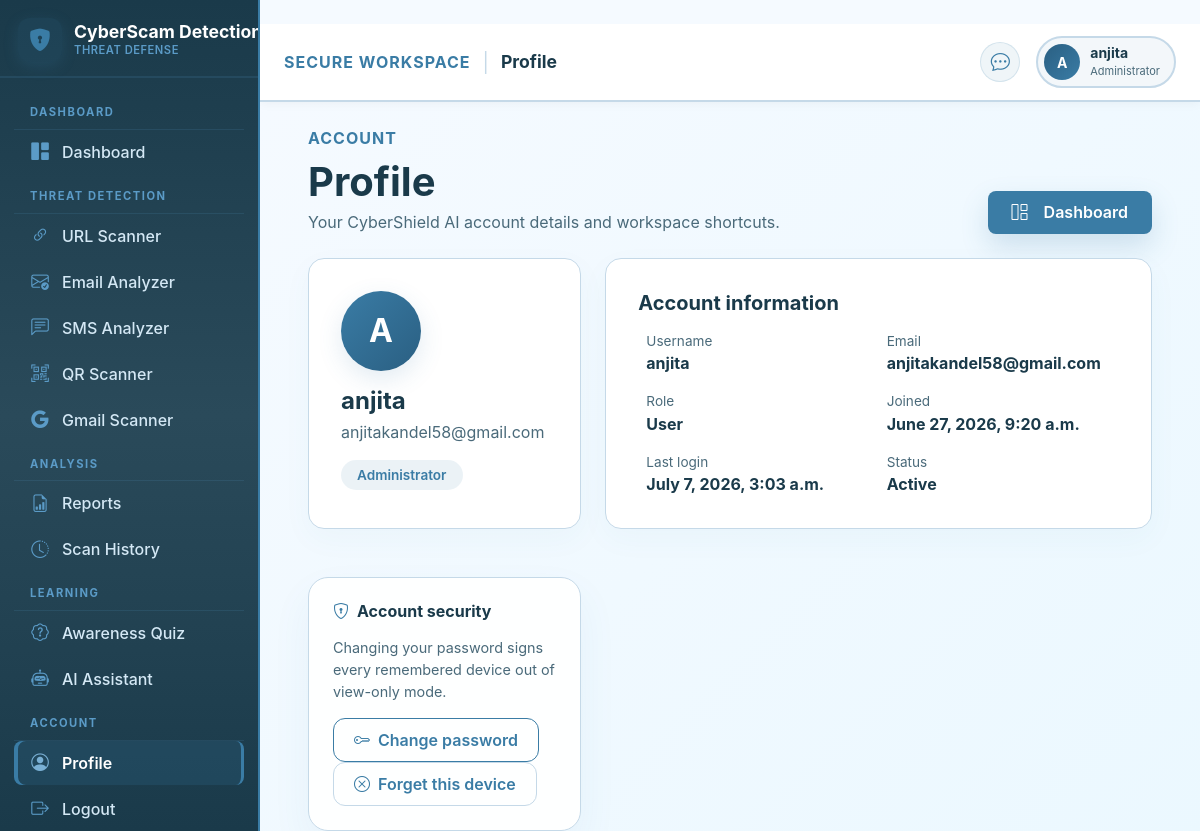
Screenshot of /accounts/profile/ (signed in) with the database file from the repository.
### users/models.py (models this page shows, shortened)
class CustomUser(AbstractUser):
    class Role(models.TextChoices):
        ADMIN = "admin", "Administrator"
        USER = "user", "User"
    role = models.CharField(
        max_length=20,
        choices=Role.choices,
        default=Role.USER,
    )
    @property
    def is_admin_role(self):
        return (
            self.role == self.Role.ADMIN
            or self.is_staff
            or self.is_superuser
        )

### users/profile_views.py (the view)
# urls.py: path('accounts/profile/', account_profile, name='account_profile'),
@view_mode_allowed
def account_profile(request):
    user = get_display_user(request)
    return render(
        request,
        'users/profile.html',
        {
            'profile_user': user,
            'dashboard_url': reverse('dashboard:admin_dashboard') if user.is_admin_role else reverse('dashboard:user_dashboard'),
        },
    )

### templates/users/profile.html (shortened to what this page needs)
﻿{% extends 'dashboard/layout.html' %}
{% block page_heading %}Profile{% endblock %}
{% block content %}
<div class="content-container">
    <section class="dashboard-header">
        <div>
            <span class="section-kicker" style="color: #3A7CA5;">Account</span>
            <h1 class="fw-bold mt-2 mb-1" style="color: #1A3A4A;">Profile</h1>
            <p class="text-muted-soft mb-0" style="color: #4A6A7A;">Your CyberShield AI account details and workspace shortcuts.</p>
        </div>
        <a class="btn btn-cyber" href="{{ dashboard_url }}" style="background: #3A7CA5; border: none; color: white; padding: 0.6rem 1.5rem; border-radius: 8px; font-weight: 600; text-decoration: none; display: inline-flex; align-items: center; gap: 0.5rem; transition: all 0.3s ease;">
            <i class="bi bi-grid-1x2 me-2"></i>Dashboard
        </a>
    </section>
    <section class="profile-grid">
        <article class="profile-card" style="background: #FFFFFF; border: 1px solid #C5D9E8; border-radius: 16px; padding: 2rem; box-shadow: 0 10px 30px rgba(58, 124, 165, 0.04); transition: all 0.3s ease;">
            <div class="profile-avatar-lg mb-3" style="width: 80px; height: 80px; background: linear-gradient(135deg, #3A7CA5, #2A5F82); border-radius: 50%; display: inline-flex; align-items: center; justify-content: center; font-size: 2rem; color: white; font-weight: 700; box-shadow: 0 8px 25px rgba(58, 124, 165, 0.15);">{{ profile_user.username|default:'U'|first|upper }}</div>
            <h2 class="h4 fw-bold mb-1" style="color: #1A3A4A;">{{ profile_user.get_full_name|default:profile_user.username }}</h2>
            <p class="text-muted-soft mb-3" style="color: #4A6A7A;">{{ profile_user.email|default:'No email added' }}</p>
            <span class="risk-badge status-low" style="background: rgba(58, 124, 165, 0.1); color: #3A7CA5; padding: 0.3rem 1rem; border-radius: 20px; font-size: 0.85rem; font-weight: 600; display: inline-block;">{% if profile_user.is_admin_role %}Administrator{% else %}User Account{% endif %}</span>
        </article>
        <article class="profile-card" style="background: #FFFFFF; border: 1px solid #C5D9E8; border-radius: 16px; padding: 2rem; box-shadow: 0 10px 30px rgba(58, 124, 165, 0.04); transition: all 0.3s ease;">
            <h2 class="h5 fw-bold mb-3" style="color: #1A3A4A;">Account information</h2>
            <div class="row g-3">
                <div class="col-md-6">
                    <span class="text-muted-soft d-block" style="color: #4A6A7A; font-size: 0.85rem;">Username</span>
                    <strong style="color: #1A3A4A;">{{ profile_user.username }}</strong>
                </div>
                <div class="col-md-6">
                    <span class="text-muted-soft d-block" style="color: #4A6A7A; font-size: 0.85rem;">Email</span>
                    <strong style="color: #1A3A4A;">{{ profile_user.email|default:'Not provided' }}</strong>
                </div>
                <div class="col-md-6">
                    <span class="text-muted-soft d-block" style="color: #4A6A7A; font-size: 0.85rem;">Role</span>
                    <strong style="color: #1A3A4A;">{{ profile_user.get_role_display }}</strong>
                </div>
                <div class="col-md-6">
                    <span class="text-muted-soft d-block" style="color: #4A6A7A; font-size: 0.85rem;">Joined</span>
                    <strong style="color: #1A3A4A;">{{ profile_user.date_joined }}</strong>
                </div>
                <div class="col-md-6">
                    <span class="text-muted-soft d-block" style="color: #4A6A7A; font-size: 0.85rem;">Last login</span>
                    <strong style="color: #1A3A4A;">{{ profile_user.last_login|default:'Not recorded' }}</strong>
                </div>
                <div class="col-md-6">
                    <span class="text-muted-soft d-block" style="color: #4A6A7A; font-size: 0.85rem;">Status</span>
                    <strong style="color: #1A3A4A;">{% if profile_user.is_active %}Active{% else %}Inactive{% endif %}</strong>
                </div>
            </div>
        </article>
        <article class="profile-card" style="background: rgba(255, 255, 255, 0.95); border: 1px solid #C5D9E8; border-radius: 20px; padding: 1.5rem; margin-top: 1.5rem;">
            <h3 class="h6 fw-bold mb-3" style="color: #1A3A4A;">
                <i class="bi bi-shield-lock me-2" style="color: #3A7CA5;"></i>Account security
            </h3>
            {% if is_view_mode %}
                <p class="mb-3" style="color: #4A6A7A; font-size: 0.9rem;">
                    Security settings are locked in view-only mode.
                </p>
                <a class="btn btn-cyber" href="{% url 'users:login' %}"
                   style="background: linear-gradient(135deg, #3A7CA5, #2A5F82); color: white; border: none; border-radius: 12px; padding: 10px 20px; font-weight: 700; text-decoration: none; display: inline-flex; align-items: center;">
                    <i class="bi bi-box-arrow-in-right me-2"></i>Log in to manage security
                </a>
            {% else %}
                <p class="mb-3" style="color: #4A6A7A; font-size: 0.9rem;">
                    Changing your password signs every remembered device out of view-only mode.
                </p>
                <a class="btn btn-outline-cyber" href="{% url 'users:password_reset' %}"
                   style="border: 1px solid #3A7CA5; color: #3A7CA5; border-radius: 12px; padding: 9px 20px; font-weight: 600; text-decoration: none; display: inline-flex; align-items: center; background: transparent;">
                    <i class="bi bi-key me-2"></i>Change password
                </a>
                <form method="post" action="{% url 'users:forget_device' %}" class="d-inline">
                    <button type="submit" class="btn btn-outline-cyber"
                            style="border: 1px solid #C5D9E8; color: #4A6A7A; border-radius: 12px; padding: 9px 20px; font-weight: 600; background: transparent;">
                        <i class="bi bi-x-circle me-2"></i>Forget this device
                    </button>
                </form>
            {% endif %}
        </article>
    </section>
</div>
{% endblock %}

### templates/dashboard/layout.html (shortened to what this page needs)
﻿{% load static %}
<!doctype html>
<html lang="en">
<head>
    <link href="https://cdn.jsdelivr.net/npm/bootstrap@5.3.3/dist/css/bootstrap.min.css" rel="stylesheet">
    <link href="https://cdn.jsdelivr.net/npm/bootstrap-icons@1.11.3/font/bootstrap-icons.css" rel="stylesheet">
    <link href="{% static 'css/app.css' %}" rel="stylesheet">
    <link href="{% static 'css/dashboard.css' %}" rel="stylesheet">
</head>
<body class="dashboard-body">
    <div class="logged-in-shell">
        <aside class="dashboard-sidebar" id="dashboardSidebar" aria-label="CyberShield AI navigation" style="background: linear-gradient(180deg, #1A3A4A 0%, #2A4A5A 50%, #1A3A4A 100%); border-right: 2px solid #3A7CA5; position: fixed; top: 0; left: 0; bottom: 0; width: 260px; overflow-y: auto; z-index: 1040; height: 100vh;">
            <div class="sidebar-brand" style="border-bottom: 2px solid rgba(91, 155, 199, 0.15);">
                <a href="/dashboard/" class="brand-link" aria-label="CyberShield AI dashboard" style="display: flex; align-items: center; gap: 12px; text-decoration: none; white-space: nowrap;">
                    <span class="brand-mark" style="background: linear-gradient(135deg, #2A5F82, #3A7CA5); width: 44px; height: 44px; border-radius: 12px; display: flex; align-items: center; justify-content: center; box-shadow: 0 4px 15px rgba(58, 124, 165, 0.2); flex-shrink: 0;">
                        <i class="bi bi-shield-lock-fill" style="color: #ffffff; font-size: 1.4rem;"></i>
                    </span>
                    <span style="display: flex; flex-direction: column; line-height: 1.2;">
                        <strong style="color: #ffffff; font-size: 1.1rem; font-weight: 700; display: block; white-space: nowrap;">CyberScam Detection</strong>
                        <small style="color: #5B9BC7; font-size: 0.7rem; text-transform: uppercase; letter-spacing: 0.5px; font-weight: 600;">Threat Defense</small>
                    </span>
                </a>
            </div>
            <div class="sidebar-panel collapse show" id="dashboardSidebarPanel">
                <nav class="sidebar-nav">
                    <p class="sidebar-heading" style="color: #5B9BC7; border-bottom-color: rgba(91, 155, 199, 0.15);">Dashboard</p>
                    <a class="sidebar-link {% if request.path == '/dashboard/' or request.path == '/dashboard/user/' %}active{% endif %}" href="/dashboard/">
                        <i class="bi bi-grid-1x2-fill"></i><span>Dashboard</span>
                    </a>
                    <p class="sidebar-heading" style="color: #5B9BC7; border-bottom-color: rgba(91, 155, 199, 0.15);">Threat Detection</p>
                    <a class="sidebar-link  " href="{% url 'scanner:url_scan' %}">
                        <i class="bi bi-link-45deg"></i><span>URL Scanner</span>{% if is_view_mode %}<i class="bi bi-lock-fill"></i>{% endif %}
                    </a>
                    <a class="sidebar-link  " href="{% url 'scanner:email_scan' %}">
                        <i class="bi bi-envelope-check"></i><span>Email Analyzer</span>{% if is_view_mode %}<i class="bi bi-lock-fill"></i>{% endif %}
                    </a>
                    <a class="sidebar-link  " href="{% url 'scanner:sms_scan' %}">
                        <i class="bi bi-chat-left-text"></i><span>SMS Analyzer</span>{% if is_view_mode %}<i class="bi bi-lock-fill"></i>{% endif %}
                    </a>
                    <a class="sidebar-link  " href="{% url 'scanner:qr_upload' %}">
                        <i class="bi bi-qr-code-scan"></i><span>QR Scanner</span>{% if is_view_mode %}<i class="bi bi-lock-fill"></i>{% endif %}
                    </a>
                    <a class="sidebar-link  " href="{% url 'scanner:gmail_inbox' %}">
                        <i class="bi bi-google"></i><span>Gmail Scanner</span>{% if is_view_mode %}<i class="bi bi-lock-fill"></i>{% endif %}
                    </a>
                    <p class="sidebar-heading" style="color: #5B9BC7; border-bottom-color: rgba(91, 155, 199, 0.15);">Analysis</p>
                    <a class="sidebar-link {% if request.path == '/reports/' %}active{% endif %}" href="{% url 'reports:home' %}">
                        <i class="bi bi-file-earmark-bar-graph"></i><span>Reports</span>
                    </a>
                    <a class="sidebar-link {% if request.path == '/history/' %}active{% endif %}" href="{% url 'scan_history' %}">
                        <i class="bi bi-clock-history"></i><span>Scan History</span>
                    </a>
                    <p class="sidebar-heading" style="color: #5B9BC7; border-bottom-color: rgba(91, 155, 199, 0.15);">Learning</p>
                    <a class="sidebar-link {% if request.path == '/quiz/' or request.path == '/quiz/attempt/' or request.path|slice:':13' == '/quiz/result/' %}active{% endif %}" href="{% url 'quiz:home' %}">
                        <i class="bi bi-patch-question"></i><span>Awareness Quiz</span>
                    </a>
                    <a class="sidebar-link {% if request.path == '/chatbot/' %}active{% endif %}" href="{% url 'chatbot:home' %}">
                        <i class="bi bi-robot"></i><span>AI Assistant</span>
                    </a>
                    <p class="sidebar-heading" style="color: #5B9BC7; border-bottom-color: rgba(91, 155, 199, 0.15);">Account</p>
                    <a class="sidebar-link {% if request.path == '/accounts/profile/' %}active{% endif %}" href="{% url 'account_profile' %}">
                        <i class="bi bi-person-circle"></i><span>Profile</span>
                    </a>
                    {% if is_view_mode %}
                        <a class="sidebar-link" href="{% url 'users:login' %}">
                            <i class="bi bi-box-arrow-in-right"></i><span>Log in again</span>
                        </a>
                        <form method="post" action="{% url 'users:forget_device' %}">
                            {% csrf_token %}
                            <button class="sidebar-link logout-link" type="submit">
                                <i class="bi bi-x-circle"></i><span>Forget this device</span>
                            </button>
                        </form>
                    {% else %}
                        <button class="sidebar-link logout-link" type="button" id="showLogoutModal">
                            <i class="bi bi-box-arrow-right"></i><span>Logout</span>
                        </button>
                    {% endif %}
                </nav>
            </div>
        </aside>
        <div class="dashboard-main-wrap" style="margin-left: 260px;">
            <header class="dashboard-topbar" style="background: #FFFFFF; border-bottom: 2px solid #C5D9E8; position: sticky; top: 0; z-index: 1030; padding: 12px 24px; box-shadow: 0 2px 10px rgba(0,0,0,0.04);">
                <div class="topbar-title" style="display: flex; align-items: center; gap: 12px;">
                    <span class="section-kicker" style="color: #3A7CA5; font-size: 1rem; font-weight: 700; text-transform: uppercase; letter-spacing: 1px; margin: 0;">Secure Workspace</span>
                    <span style="color: #C5D9E8; font-size: 1.2rem;">|</span>
                    <strong style="color: #1A3A4A; font-size: 1.1rem;">{% block page_heading %}CyberScam Detection{% endblock %}</strong>
                </div>
                <div class="topbar-actions" style="display: flex; align-items: center; gap: 16px;">
                    <a class="topbar-icon" href="{% url 'chatbot:home' %}" aria-label="Open AI assistant" style="color: #3A7CA5; background: rgba(58, 124, 165, 0.08); border-radius: 50%; width: 40px; height: 40px; display: flex; align-items: center; justify-content: center; transition: all 0.3s ease; text-decoration: none;">
                        <i class="bi bi-chat-dots" style="font-size: 1.2rem;"></i>
                    </a>
                    <a class="user-chip" href="{% url 'account_profile' %}" style="background: rgba(58, 124, 165, 0.06); border: 2px solid #C5D9E8; padding: 6px 14px 6px 6px; border-radius: 50px; display: flex; align-items: center; gap: 10px; text-decoration: none; transition: all 0.3s ease;">
                        <span class="user-avatar" style="background: linear-gradient(135deg, #2A5F82, #3A7CA5); color: white; width: 36px; height: 36px; border-radius: 50%; display: flex; align-items: center; justify-content: center; font-weight: 700; font-size: 14px;">{{ display_user.username|default:'U'|first|upper }}</span>
                        <span class="user-meta">
                            <strong style="color: #1A3A4A; display: block; font-size: 14px;">{{ display_user.get_full_name|default:display_user.username }}</strong>
                            <small style="color: #4A6A7A; font-size: 11px;">{% if is_view_mode %}View-only{% elif request.user.is_admin_role %}Administrator{% else %}User Account{% endif %}</small>
                        </span>
                    </a>
                </div>
            </header>
            <main class="dashboard-content {% block main_class %}{% endblock %}" style="background: linear-gradient(135deg, #F5FAFF 0%, #EBF8FF 100%); padding: 24px; min-height: calc(100vh - 80px);">
                {% block content %}{% endblock %}
            </main>
        </div>
    </div>
</body>
</html>

### rows the page displays
CustomUser: username|first "A", get_full_name "anjita", email "anjitakandel58@gmail.com", username "anjita", role "User", date_joined "June 27, 2026, 9:20 a.m.", last_login "July 7, 2026, 3:03 a.m."
